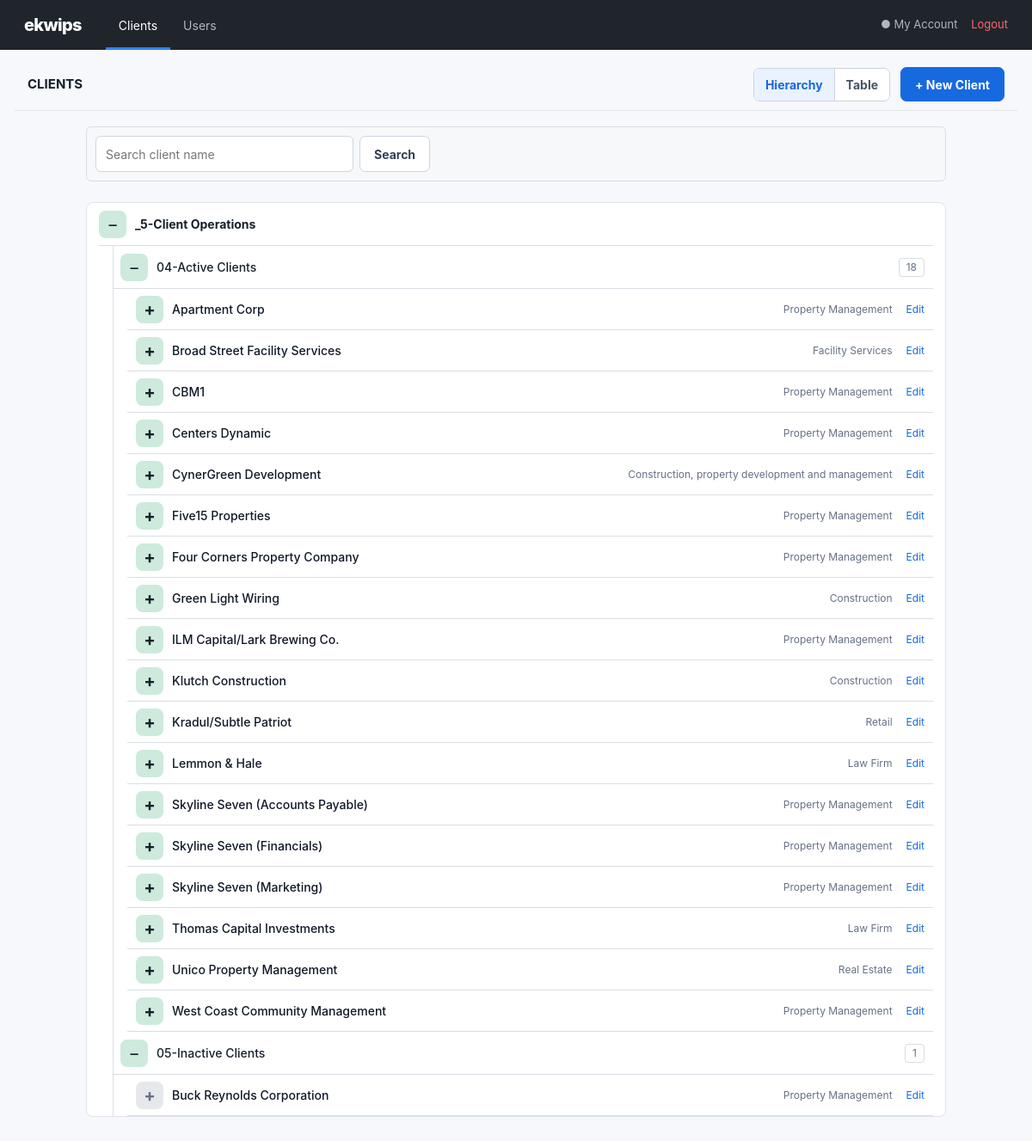
The app's page /?view=tree with its own data.
### app.py (models this page shows)
class Client(db.Model):
    __tablename__ = "clients"
    id = db.Column(db.Integer, primary_key=True)
    name = db.Column(db.String(180), nullable=False, index=True)
    status = db.Column(db.String(10), nullable=False, default="active", index=True)
    website = db.Column(db.String(255))
    industry = db.Column(db.String(120))
    client_since = db.Column(db.Date)
    onboarding_date = db.Column(db.Date)
    billing = db.Column(db.String(40))
    work_cycle = db.Column(db.String(80))
    accounting_software = db.Column(db.String(255))
    marketing_software = db.Column(db.String(500))
    accounting_method = db.Column(db.String(120))
    document_storage = db.Column(db.String(255))
    contracted_hours = db.Column(db.String(80))
    service_level = db.Column(db.String(255))
    statement_of_work_url = db.Column(db.String(500))
    sop_url = db.Column(db.String(500))
    sop_url_label = db.Column(db.String(120))
    sop_url_secondary = db.Column(db.String(500))
    sop_url_secondary_label = db.Column(db.String(120))
    systems_url = db.Column(db.String(500))
    time_zone = db.Column(db.String(120))
    address = db.Column(db.String(500))
    business_hours = db.Column(db.String(255))
    time_check_url = db.Column(db.String(500))
    preferred_contact_method = db.Column(db.String(120))
    weekly_meeting = db.Column(db.String(255))
    monthly_financial_review = db.Column(db.String(255))
    response_time_expectation = db.Column(db.String(255))
    schedule_mode = db.Column(db.String(20), nullable=False, default="shared")
    shared_work_days = db.Column(db.String(120))
    shared_start_time = db.Column(db.String(10))
    shared_end_time = db.Column(db.String(10))
    created_at = db.Column(db.DateTime, nullable=False, default=lambda: datetime.now(timezone.utc))
    updated_at = db.Column(db.DateTime, nullable=False, default=lambda: datetime.now(timezone.utc), onupdate=lambda: datetime.now(timezone.utc))
    contacts = db.relationship("ClientContact", cascade="all, delete-orphan", backref="client", order_by="ClientContact.position")
    team_members = db.relationship("TeamMember", cascade="all, delete-orphan", backref="client", order_by="TeamMember.position")

### app.py (the view)
    @app.get("/")
    def index():
        query = request.args.get("q", "").strip()
        view_mode = request.args.get("view", "table")
        if view_mode not in {"tree", "table"}:
            view_mode = "table"
        statement = Client.query.order_by(Client.name.asc())
        if query and view_mode == "tree":
            statement = statement.filter(Client.name.ilike(f"%{query}%"))
        clients = statement.all()
        return render_template("index.html", clients=clients, active_clients=[c for c in clients if c.status == "active"], inactive_clients=[c for c in clients if c.status == "inactive"], query=query, view_mode=view_mode)

### templates/index.html (shortened to what this page needs)
{% extends 'base.html' %}
{% block content %}
<section class="directory-head"><h1>CLIENTS</h1><div class="directory-actions"><div class="view-switch" aria-label="Choose client view"><a class="{% if view_mode == 'tree' %}active{% endif %}" href="{{ url_for('index', view='tree') }}">Hierarchy</a><a class="{% if view_mode == 'table' %}active{% endif %}" href="{{ url_for('index', view='table') }}">Table</a></div><a class="btn primary" href="{{ url_for('create_client') }}">+ New Client</a></div></section>
{% if view_mode == 'table' %}
<div class="table-search-bar"><label for="client-table-search">Search across all client details</label><div><input id="client-table-search" type="search" placeholder="Search client, contact, team member, schedule, email..." autocomplete="off"><button id="clear-table-search" class="btn" type="button">Clear</button><a class="btn time-check-link" href="https://www.worldtimebuddy.com/" target="_blank" rel="noopener noreferrer">World Time Checker ↗</a></div><p id="table-result-count" aria-live="polite"></p></div>
<div class="directory-table-wrap panel">
  <table id="client-directory-table" class="directory-table">
    <thead><tr><th>Client</th><th>Status</th><th>Company Details</th><th>Monthly Service</th><th>Communication</th><th>Key Client Contacts</th><th>EZPZ Team</th><th>Regular Work Schedule</th><th></th></tr></thead>
    <tbody>
    {% for client in clients %}<tr class="client-table-row">
      <td class="client-name-cell"><a href="{{ url_for('view_client', client_id=client.id) }}">{{ client.name }}</a>{% if client.website %}<a class="small-link" href="{{ client.website }}" target="_blank" rel="noopener">{{ client.website }}</a>{% endif %}</td>
      <td><span class="status-badge {{ client.status }}">{{ client.status|title }}</span></td>
      <td><b>Industry:</b> {{ client.industry or '—' }}<br><b>Since:</b> {{ client.client_since|date or '—' }}<br><b>Onboarding:</b> {{ client.onboarding_date|date or '—' }}<br><b>Billing:</b> {{ {'auto_ach':'Auto ACH','auto_credit_card':'Auto credit card','client_manual_payment':'Client manual payment'}.get(client.billing, '—') }}<br><b>Work cycle:</b> {{ client.work_cycle or '—' }}{% if client.accounting_software %}<br><b>Accounting software:</b> {{ client.accounting_software }}{% endif %}{% if client.marketing_software %}<br><b>Marketing software:</b> {{ client.marketing_software }}{% endif %}<br><b>Method:</b> {{ client.accounting_method or '—' }}<br><b>Storage:</b> {{ client.document_storage or '—' }}</td>
      <td><b>Hours:</b> {{ client.contracted_hours or '—' }}<br><b>Service:</b> {{ client.service_level or '—' }}</td>
      <td><b>Time zone:</b> {{ client.time_zone or '—' }}<br><b>Address:</b> {{ client.address or '—' }}<br><b>Hours:</b> {{ client.business_hours or '—' }}<br><b>Contact:</b> {{ client.preferred_contact_method or '—' }}<br><b>Weekly:</b> {{ client.weekly_meeting or '—' }}<br><b>Review:</b> {{ client.monthly_financial_review or '—' }}<br><b>Response:</b> {{ client.response_time_expectation or '—' }}</td>
      <td>{% for person in client.contacts %}<div class="table-person"><b>{{ person.name }}</b>{% if person.role %} · {{ person.role }}{% endif %}<br>{% if person.email %}<a href="mailto:{{ person.email }}">{{ person.email }}</a>{% endif %}{% if person.phone %}<br>{{ person.phone }}{% endif %}</div>{% else %}—{% endfor %}</td>
      <td>{% for person in client.team_members %}<div class="table-person"><b>{{ person.name }}</b>{% if person.role %} · {{ person.role }}{% endif %}<br>{% if person.email %}<a href="mailto:{{ person.email }}">{{ person.email }}</a>{% endif %}</div>{% else %}—{% endfor %}</td>
      <td>{% if client.schedule_mode == 'shared' %}<b>All members</b><br>{{ (client.shared_work_days, client.shared_start_time, client.shared_end_time)|schedule }}{% else %}{% for person in client.team_members %}<div class="table-person"><b>{{ person.name }}</b><br>{{ person.schedule_text }}</div>{% else %}—{% endfor %}{% endif %}</td>
      <td><a class="row-edit" href="{{ url_for('edit_client', client_id=client.id) }}">Edit</a></td>
    </tr>{% else %}<tr><td colspan="9" class="no-rows">No client profiles yet.</td></tr>{% endfor %}
    </tbody>
  </table>
  <div id="table-no-results" class="table-no-results" hidden>No client details match your search.</div>
</div>
{% else %}
<form class="tree-search" method="get"><input name="q" value="{{ query }}" placeholder="Search client name" aria-label="Search clients"><button class="btn" type="submit">Search</button></form>
<section class="client-tree panel">
  <details open class="tree-level operations"><summary><span class="tree-toggle"></span><b>_5-Client Operations</b></summary><div class="tree-children">
    <details open class="tree-level group"><summary><span class="tree-toggle"></span><b>04-Active Clients</b><span class="tree-count">{{ active_clients|length }}</span></summary><div class="client-rows">{% for client in active_clients %}<div class="client-row"><span class="row-mark">+</span><a href="{{ url_for('view_client', client_id=client.id) }}">{{ client.name }}</a><span class="row-meta">{{ client.industry or '' }}</span><a class="row-edit" href="{{ url_for('edit_client', client_id=client.id) }}">Edit</a></div>{% else %}<p class="tree-empty">No active clients found.</p>{% endfor %}</div></details>
    <details open class="tree-level group"><summary><span class="tree-toggle"></span><b>05-Inactive Clients</b><span class="tree-count">{{ inactive_clients|length }}</span></summary><div class="client-rows">{% for client in inactive_clients %}<div class="client-row"><span class="row-mark inactive">+</span><a href="{{ url_for('view_client', client_id=client.id) }}">{{ client.name }}</a><span class="row-meta">{{ client.industry or '' }}</span><a class="row-edit" href="{{ url_for('edit_client', client_id=client.id) }}">Edit</a></div>{% else %}<p class="tree-empty">No inactive clients found.</p>{% endfor %}</div></details>
  </div></details>
</section>
{% endif %}
{% endblock %}

### static/app.css (style rules this page uses)
:root { --ink:#17202a;--muted:#667085;--line:#dfe4ea;--panel:#fff;--bg:#f6f8fb;--nav:#20252b;--blue:#1769e0;--blue2:#0e55bd;--red:#d83a4b;--shadow:0 10px 28px rgba(16,24,40,.06) }
* { box-sizing:border-box }
body { margin:0;background:var(--bg);color:var(--ink);font:14px/1.5 Inter,ui-sans-serif,system-ui,-apple-system,"Segoe UI",sans-serif }
.btn { display:inline-flex;align-items:center;justify-content:center;min-height:40px;padding:0 16px;border:1px solid #cdd5df;border-radius:7px;background:#fff;color:#344054;text-decoration:none;font:inherit;font-weight:650;cursor:pointer }
.btn.primary { background:var(--blue);border-color:var(--blue);color:#fff }
.panel { background:var(--panel);border:1px solid var(--line);border-radius:8px;box-shadow:var(--shadow) }
input,select { width:100%;height:42px;border:1px solid #cfd6df;border-radius:6px;padding:0 11px;background:#fff;color:var(--ink);font:inherit }

### static/structured.css (style rules this page uses)
.directory-head { display:flex;justify-content:space-between;align-items:center;margin:-10px -30px 18px;padding:0 30px 10px;border-bottom:1px solid #e5e8ec }
.directory-head h1 { font-size:15px;margin:0 }
.tree-search { display:flex;gap:7px;max-width:1000px;margin:0 auto 24px;padding:10px;background:#f6f8fa;border:1px solid #d8dde4;border-radius:6px }
.tree-search input { max-width:300px }
.client-tree { max-width:1000px;margin:auto;padding:0 14px;box-shadow:none }
.tree-level summary { list-style:none;display:flex;align-items:center;min-height:50px;border-bottom:1px solid #d9dee5;cursor:pointer }
.tree-toggle { display:grid;place-items:center;width:32px;height:32px;border-radius:8px;background:#cdeadd;margin-right:10px;font-size:20px }
.tree-toggle:before { content:'+' }
.tree-level[open]>summary>.tree-toggle:before { content:'−' }
.tree-children { margin-left:16px;padding-left:0;border-left:1px solid #d9dee5 }
.group>summary { padding-left:8px }
.group>summary b { font-weight:500 }
.tree-count { margin-left:auto;margin-right:10px;border:1px solid #d7dce3;border-radius:4px;padding:1px 8px;color:#667085;font-size:12px }
.client-rows { margin-left:16px }
.client-row { display:flex;align-items:center;min-height:48px;border-bottom:1px solid #d9dee5;padding:0 10px }
.client-row>a:first-of-type { color:#101828;text-decoration:none;font-weight:500 }
.row-mark { display:grid;place-items:center;width:32px;height:32px;border-radius:8px;background:#cdeadd;margin-right:10px;font-size:20px;font-weight:700 }
.row-mark.inactive { background:#e6e8ec;color:#667085 }
.row-meta { margin-left:auto;color:#667085;font-size:12px }
.row-edit { margin-left:16px;color:var(--blue);font-size:12px;text-decoration:none }
.directory-actions { display:flex;align-items:center;gap:12px }
.view-switch { display:flex;border:1px solid #ccd4de;border-radius:7px;overflow:hidden;background:#fff }
.view-switch a { padding:8px 13px;color:#475467;text-decoration:none;font-weight:650;border-right:1px solid #ccd4de }
.view-switch a:last-child { border:0 }
.view-switch a.active { background:#eaf2ff;color:var(--blue) }
.directory-head,.table-search-bar { width:calc(100vw - 32px);margin-left:calc(50% - 50vw + 16px) }
.directory-head { margin-top:-10px;margin-bottom:18px;padding-left:16px;padding-right:16px }

### records on screen
Client: name "Apartment Corp", industry "Property Management"
Client: name "Broad Street Facility Services", industry "Facility Services"
Client: name "CBM1", industry "Property Management"
Client: name "Centers Dynamic", industry "Property Management"
Client: name "CynerGreen Development", industry "Construction, property development and management"
Client: name "Five15 Properties", industry "Property Management"
Client: name "Four Corners Property Company", industry "Property Management"
Client: name "Green Light Wiring", industry "Construction"
Client: name "ILM Capital/Lark Brewing Co.", industry "Property Management"
Client: name "Klutch Construction", industry "Construction"
Client: name "Kradul/Subtle Patriot", industry "Retail"
Client: name "Lemmon & Hale", industry "Law Firm"
Client: name "Skyline Seven (Accounts Payable)", industry "Property Management"
Client: name "Skyline Seven (Financials)", industry "Property Management"
Client: name "Skyline Seven (Marketing)", industry "Property Management"
Client: name "Thomas Capital Investments", industry "Law Firm"
Client: name "Unico Property Management", industry "Real Estate"
Client: name "West Coast Community Management", industry "Property Management"
Client: name "Buck Reynolds Corporation", industry "Property Management"

### other values on screen
{{ active_clients|length }} "18"
{{ inactive_clients|length }} "1"
